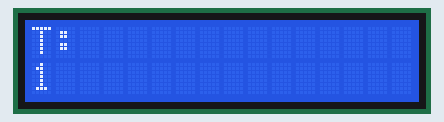
Bench run of a sketch on a simulated Arduino Uno, built with avr-gcc and run on an emulated ATmega328P. Parts: 16×2 character LCD.

Above: at 0.22 s.
At 0.7 s:
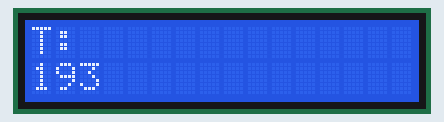

The sketch:

Cuanto.ino
```cpp
#include <Wire.h>
#include <LiquidCrystal_I2C.h>
LiquidCrystal_I2C lcd(0x3F, 16, 2);

bool T1 = false;
bool T2 = false;
bool T3 = false;

float T_on;
byte Loops = 0;

void setup() {

  Serial.begin(9600);
  //LCD.........................................................CONFIG
  lcd.init();
  lcd.home ();
  lcd.setBacklight(HIGH);
  lcd.clear ();
  lcd.print("T:");
  lcd.setCursor ( 0, 1 );

  //Interrupcion 1 Segundo......................................CONFIG
  cli();
  TCCR1A = 0;
  TCCR1B = 0;
  TCNT1  = 0;
  OCR1A = 12499;
  TCCR1B |= (1 << WGM12);
  TCCR1B |= (0 << CS12) | (1 << CS11) | (0 << CS10);
  TIMSK1 |= (1 << OCIE1A);
  sei(); // allow interrupts
}

//Interrupcion 1 Segundo..................................OPERATIVO
ISR(TIMER1_COMPA_vect) {

  if (T_on < 1.0) {
    T_on = T_on + 0.01;
  }

}

void loop() {
  if (T_on < 1.0) {
    Loops = Loops + 1;
  }
  lcd.setCursor ( 0, 1 );
  lcd.print(Loops);
}
```
